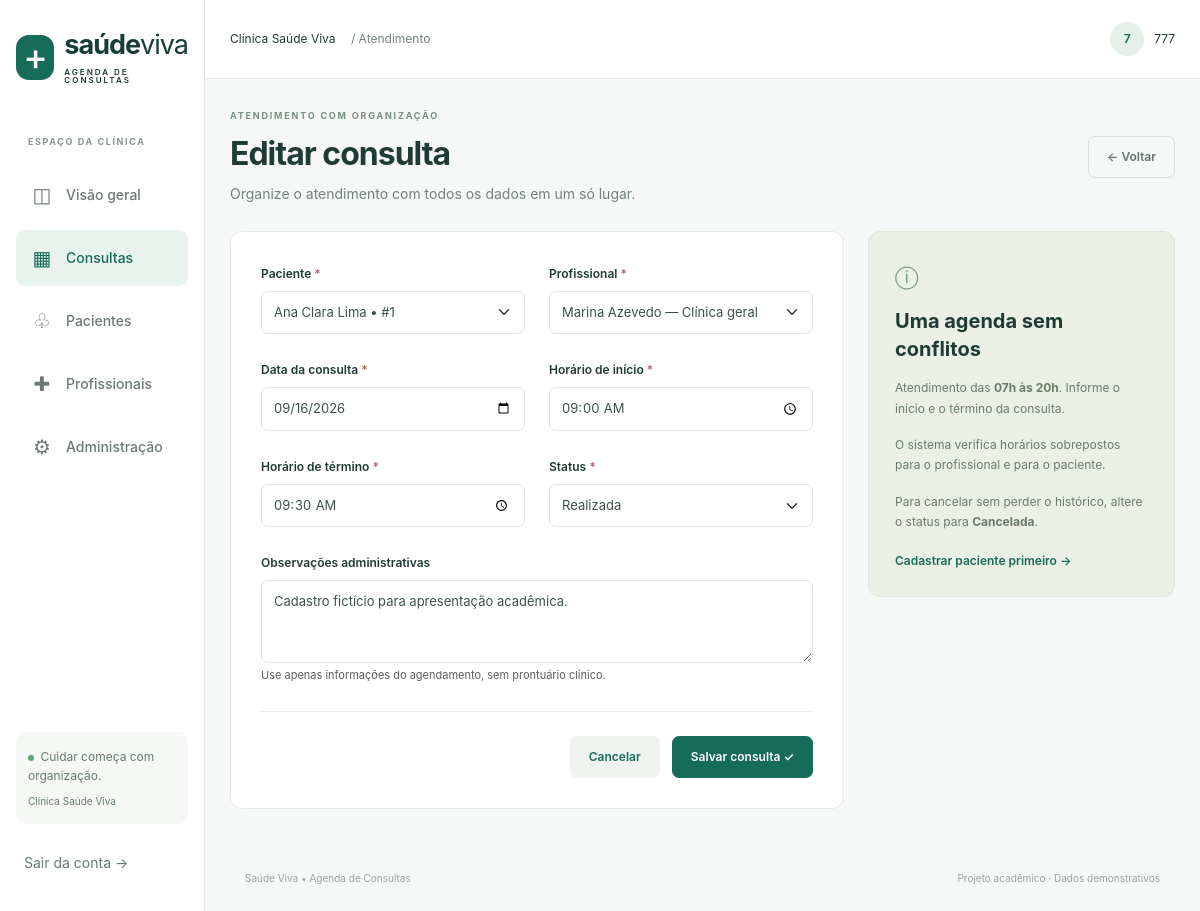
Page /consultas/1/editar/ (signed in) on the committed database.
### consultas/models.py (models this page shows, shortened)
class Consulta(models.Model):
    class Status(models.TextChoices):
        AGENDADA = "agendada", "Agendada"
        CONFIRMADA = "confirmada", "Confirmada"
        REALIZADA = "realizada", "Realizada"
        CANCELADA = "cancelada", "Cancelada"
    paciente = models.ForeignKey(Paciente, on_delete=models.PROTECT, related_name="consultas")
    profissional = models.ForeignKey(Profissional, on_delete=models.PROTECT, related_name="consultas")
    data = models.DateField("data da consulta", db_index=True)
    inicio = models.TimeField("horário de início")
    fim = models.TimeField("horário de término")
    status = models.CharField(max_length=12, choices=Status.choices, default=Status.AGENDADA)
    observacoes = models.TextField("observações administrativas", blank=True, max_length=1000, help_text="Use apenas informações do agendamento, sem prontuário clínico.")
    criado_em = models.DateTimeField(auto_now_add=True)
    atualizado_em = models.DateTimeField(auto_now=True)
    class Meta:
        ordering = ["data", "inicio", "pk"]
        verbose_name_plural = "consultas"
        constraints = [models.CheckConstraint(condition=Q(fim__gt=F("inicio")), name="consulta_fim_apos_inicio")]

### consultas/views.py (the view, shortened to what this page needs)
# urls.py: path("consultas/<int:pk>/editar/", views.editar, name="editar"),
@funcionario
def editar(request, pk=None):
    consulta = get_object_or_404(Consulta, pk=pk) if pk else None
    form = ConsultaForm(request.POST or None, instance=consulta)
    return render(request, "consultas/formulario.html", {"form": form, "titulo": "Editar consulta" if pk else "Nova consulta", "subtitulo": "Organize o atendimento com todos os dados em um só lugar.", "consulta_form": True})

### consultas/forms.py
class ConsultaForm(EstiloForm, forms.ModelForm):
    class Meta:
        model = Consulta
        fields = ["paciente", "profissional", "data", "inicio", "fim", "status", "observacoes"]
        widgets = {"data": forms.DateInput(format="%Y-%m-%d", attrs={"type": "date"}), "inicio": forms.TimeInput(format="%H:%M", attrs={"type": "time"}), "fim": forms.TimeInput(format="%H:%M", attrs={"type": "time"}), "observacoes": forms.Textarea(attrs={"rows": 3})}

### consultas/models.py (called while the page is built)
    def __str__(self):
        return f"{self.nome} • #{self.pk}" if self.pk else self.nome

    def __str__(self):
        return f"{self.nome} — {self.especialidade}"

### consultas/views.py (called while the page is built)
def funcionario(view):
    @login_required
    @wraps(view)
    def wrapper(request, *args, **kwargs):
        if not request.user.is_staff:
            raise PermissionDenied
        return view(request, *args, **kwargs)
    return wrapper

### templates/consultas/formulario.html
{% extends 'base.html' %}{% block title %}{{ titulo }}{% endblock %}{% block content %}<div class="page-heading"><div><div class="eyebrow">ATENDIMENTO COM ORGANIZAÇÃO</div><h1>{{ titulo }}</h1><p>{{ subtitulo }}</p></div><a href="{% if consulta_form %}{% url 'lista' %}{% else %}{% url 'pacientes' %}{% endif %}" class="btn btn-outline-secondary">← Voltar</a></div><div class="form-layout"><section class="panel form-panel"><form method="post" novalidate>{% csrf_token %}{% if form.errors %}<div class="alert alert-danger" role="alert"><strong>Confira os dados antes de continuar.</strong>{{ form.non_field_errors }}</div>{% endif %}<div class="row g-4">{% for field in form %}<div class="{% if field.name == 'observacoes' %}col-12{% else %}col-md-6{% endif %}"><label for="{{ field.id_for_label }}" class="form-label">{{ field.label }}{% if field.field.required %} <span class="required">*</span>{% endif %}</label>{{ field }}{% if field.help_text %}<div class="form-text">{{ field.help_text }}</div>{% endif %}{% for error in field.errors %}<div class="text-danger small mt-1" role="alert">{{ error }}</div>{% endfor %}</div>{% endfor %}</div><div class="form-actions"><a class="btn btn-light" href="{% if consulta_form %}{% url 'lista' %}{% else %}{% url 'pacientes' %}{% endif %}">Cancelar</a><button class="btn btn-primary" type="submit">Salvar {% if consulta_form %}consulta{% else %}paciente{% endif %} ✓</button></div></form></section><aside class="help-card"><span class="mini-icon">ⓘ</span><h2>{% if consulta_form %}Uma agenda sem conflitos{% else %}Um bom atendimento começa aqui{% endif %}</h2>{% if consulta_form %}<p>Atendimento das <strong>07h às 20h</strong>. Informe o início e o término da consulta.</p><p>O sistema verifica horários sobrepostos para o profissional e para o paciente.</p><p>Para cancelar sem perder o histórico, altere o status para <strong>Cancelada</strong>.</p><a href="{% url 'paciente_novo' %}">Cadastrar paciente primeiro →</a>{% else %}<p>Confira o nome, a data de nascimento e o telefone com DDD.</p><p>O e-mail é opcional. Os campos com asterisco são obrigatórios.</p>{% endif %}</aside></div>{% endblock %}

### templates/base.html (shortened to what this page needs)
{% load static %}<!doctype html>
<html lang="pt-BR"><head><link rel="stylesheet" href="{% static 'vendor/bootstrap.min.css' %}"><link rel="stylesheet" href="{% static 'css/style.css' %}"></head>
<body><a class="skip-link" href="#conteudo">Pular para o conteúdo</a>
{% if user.is_authenticated %}<aside class="sidebar"><a class="brand" href="{% url 'painel' %}"><span class="brand-icon">+</span><span>saúde<span class="brand-light">viva</span><small>AGENDA DE CONSULTAS</small></span></a><div class="nav-caption">ESPAÇO DA CLÍNICA</div><nav aria-label="Menu principal">
<a class="{% if request.resolver_match.url_name == 'painel' %}active{% endif %}" href="{% url 'painel' %}"><span>◫</span> Visão geral</a>
<a class="{% if 'consulta' in request.path %}active{% endif %}" href="{% url 'lista' %}"><span>▦</span> Consultas</a>
<a class="{% if 'pacientes' in request.path %}active{% endif %}" href="{% url 'pacientes' %}"><span>♧</span> Pacientes</a>
<a class="{% if 'profissionais' in request.path %}active{% endif %}" href="{% url 'profissionais' %}"><span>✚</span> Profissionais</a>
<a href="{% url 'admin:index' %}"><span>⚙</span> Administração</a></nav><div class="sidebar-bottom"><div class="clinic-note"><span class="live-dot"></span> Cuidar começa com organização.<small>Clínica Saúde Viva</small></div><form action="{% url 'logout' %}" method="post">{% csrf_token %}<button class="logout" type="submit">Sair da conta →</button></form></div></aside>
<div class="workspace"><header class="topbar"><span>Clínica Saúde Viva <span class="muted">/ Atendimento</span></span><span class="account"><span class="avatar">{{ user.username|first|upper }}</span>{{ user.first_name|default:user.username }}</span></header>
{% endif %}<main id="conteudo" class="{% if user.is_authenticated %}main-content{% else %}login-main{% endif %}">{% for message in messages %}<div class="alert alert-{{ message.tags|default:'info' }}" role="status">{{ message }}</div>{% endfor %}{% block content %}{% endblock %}</main>{% if user.is_authenticated %}<footer class="footer">Saúde Viva • Agenda de Consultas <span>Projeto acadêmico · Dados demonstrativos</span></footer></div>{% endif %}
<script src="{% static 'vendor/bootstrap.bundle.min.js' %}"></script></body></html>

### rows in the picture
Consulta: form "Ana Clara Lima • #1" "Marina Azevedo — Clínica geral" "09/16/2026" "09:00" "09:30" "Realizada" "Cadastro fictício para apresentação acadêmica."

### other values in the picture
{{ user.username|first|upper }} "7"
{{ user.first_name|default:user.username }} "777"
{{ titulo }} "Editar consulta"
{{ subtitulo }} "Organize o atendimento com todos os dados em um só lugar."
{{ field.label }} "Paciente" "Profissional" "Data da consulta" "Horário de início" "Horário de término" "Status" "Observações administrativas"
{{ field.help_text }} "Use apenas informações do agendamento, sem prontuário clínico."
